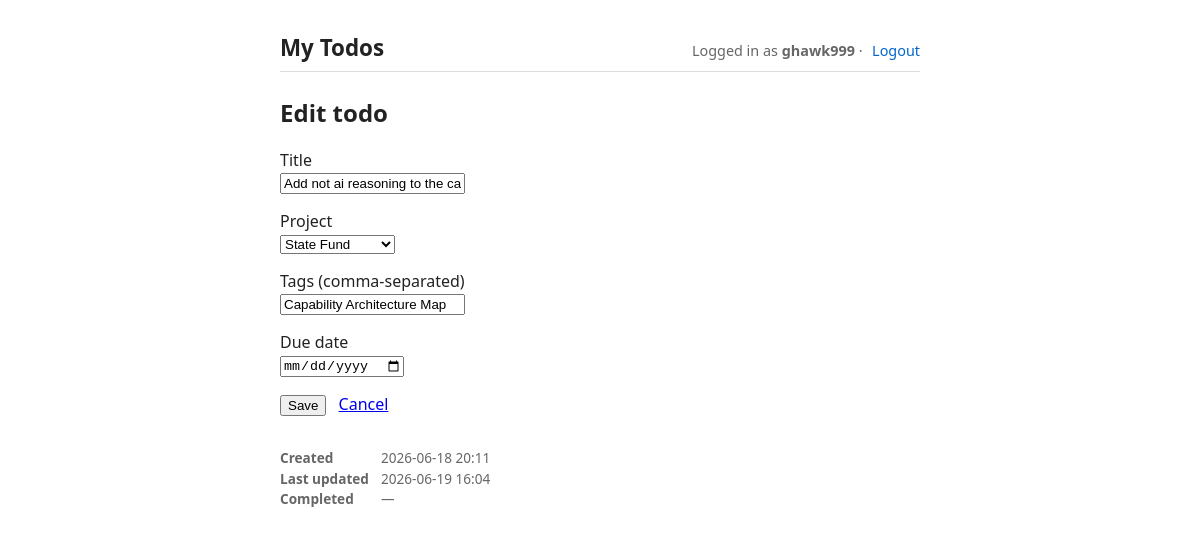
Before: /edit/1/ (signed in) with the older database file.
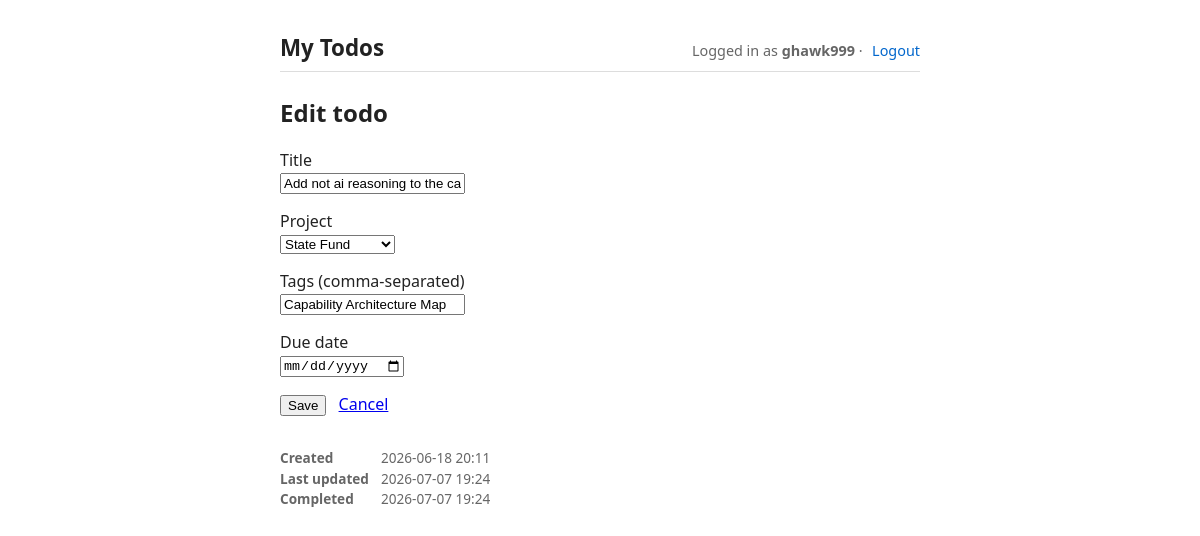
After: the same page with the newer database file.
### todos/models.py (models this page shows, shortened)
class Todo(models.Model):
    user = models.ForeignKey(
        settings.AUTH_USER_MODEL,
        on_delete=models.CASCADE,
        related_name='todos',
    )
    project = models.ForeignKey(
        Project,
        null=True,
        blank=True,
        on_delete=models.SET_NULL,
        related_name='todos',
    )
    tags = models.ManyToManyField(Tag, blank=True, related_name='todos')
    title = models.CharField(max_length=200)
    done = models.BooleanField(default=False)
    due_date = models.DateField(null=True, blank=True)
    created_at = models.DateTimeField(auto_now_add=True)
    updated_at = models.DateTimeField(auto_now=True)
    completed_at = models.DateTimeField(null=True, blank=True)
    class Meta:
        ordering = ['done', 'id']

### todos/views.py (the view, shortened to what this page needs)
# urls.py: path('edit/<int:pk>/', views.todo_edit, name='todo_edit'),
@login_required
def todo_edit(request, pk):
    todo = get_object_or_404(Todo, pk=pk, user=request.user)
    is_modal = _is_modal_request(request)
    form = TodoForm(instance=todo, user=request.user)
    if is_modal:
        return render(request, 'todos/edit_partial.html', {'form': form, 'todo': todo})
    return render(request, 'todos/edit.html', {'form': form, 'todo': todo, 'list_qs': _list_qs(request)})

### todos/models.py (called while the page is built)
    def __str__(self):
        return self.name

### todos/views.py (called while the page is built)
def _list_qs(request):
    params = {}
    tag = request.POST.get('next_tag') or request.GET.get('tag')
    status = request.POST.get('next_status') or request.GET.get('status')
    due = request.POST.get('next_due') or request.GET.get('due')
    project = request.POST.get('next_project') or request.GET.get('project')
    if tag:
        params['tag'] = tag
    if status in STATUS_CHOICES or status == 'all':
        params['status'] = status
    if due in DUE_CHOICES:
        params['due'] = due
    if project and str(project).isdigit():
        params['project'] = project
    return ('?' + urlencode(params)) if params else ''

def _is_modal_request(request):
    return request.headers.get('X-Requested-With') == 'fetch'

### todos/templates/todos/edit.html (shortened to what this page needs)
{% extends "base.html" %}
{% block content %}
    <h2>Edit todo</h2>
    <form method="post">
        <p>
            <label>Title</label><br>
            {{ form.title }}
        </p>
        <p>
            <label>Project</label><br>
            {{ form.project }}
        </p>
        <p>
            <label>Tags (comma-separated)</label><br>
            {{ form.tags_text }}
        </p>
        <p>
            <label>Due date</label><br>
            {{ form.due_date }}
        </p>
        <button type="submit">Save</button>
        <a href="/{{ list_qs }}" style="margin-left:.5rem">Cancel</a>
    </form>
    <dl class="timestamps">
        <dt>Created</dt><dd>{{ todo.created_at|date:"Y-m-d H:i" }}</dd>
        <dt>Last updated</dt><dd>{{ todo.updated_at|date:"Y-m-d H:i" }}</dd>
        <dt>Completed</dt><dd>{% if todo.completed_at %}{{ todo.completed_at|date:"Y-m-d H:i" }}{% else %}—{% endif %}</dd>
    </dl>
{% endblock %}

Changed rows visible on the page:
changed Todo "Add not ai reasoning to the capability mapping tool.": updated_at "2026-06-19 16:04" → "2026-07-07 19:24"; completed_at (not shown) → "2026-07-07 19:24"
